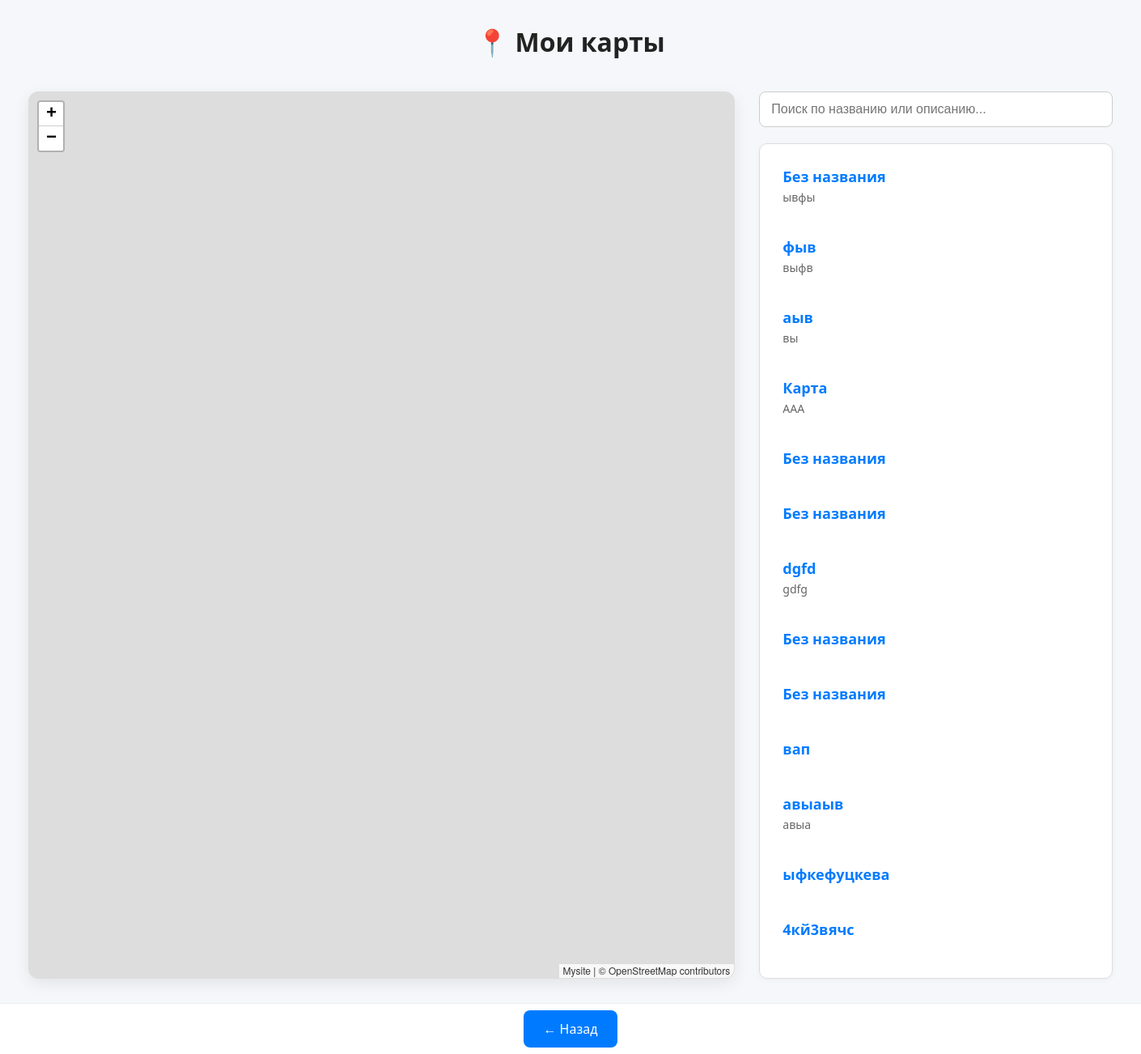
/maps/ (signed in), run on an earlier commit of the app's database.
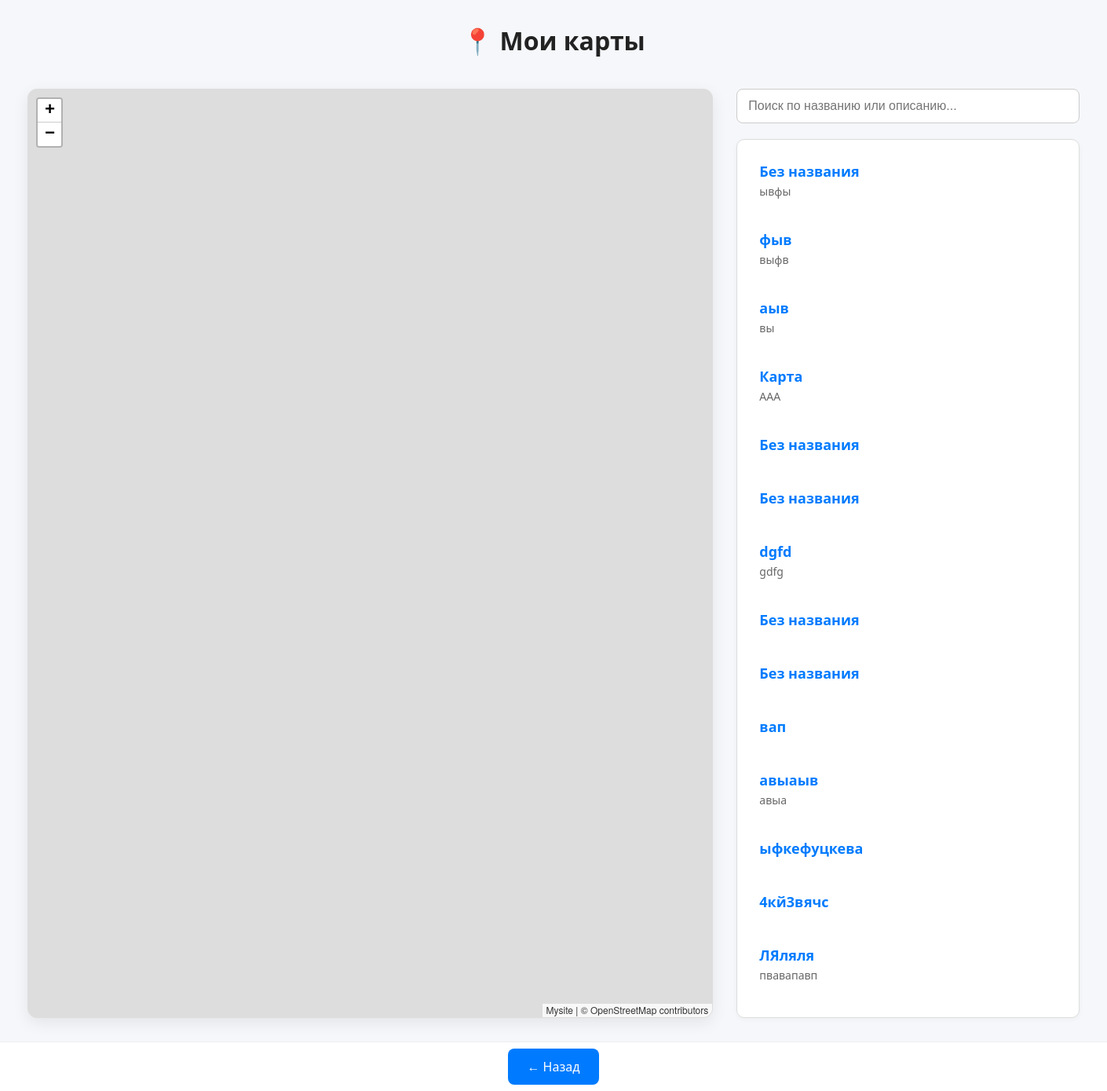
And on a later commit of the database.
### myapp/models.py (models this page shows, shortened)
class MapImage(models.Model):
    PROPERTY_CHOICES = [
        ('private', 'Личная'),
        ('public', 'Публичная'),
    ]
    author = models.ForeignKey(User, on_delete=models.CASCADE)
    visibility = models.CharField(
        max_length=10,
        choices=PROPERTY_CHOICES,
        default='private',
        verbose_name="Приватность"
    )
    title = models.CharField(max_length=255, default='Без названия', verbose_name="Название карты")
    description = models.TextField( blank=True, verbose_name="Описание")
    image = models.ImageField(upload_to='maps/', verbose_name="Файл карты")
    nw_lat = models.FloatField()  # Северо-западная широта
    nw_lng = models.FloatField()  # Северо-западная долгота
    ne_lat = models.FloatField()  # Северо-восточная широта
    ne_lng = models.FloatField()  # Северо-восточная долгота
    sw_lat = models.FloatField()  # Юго-западная широта
    sw_lng = models.FloatField()  # Юго-западная долгота
    @property
    def center_lat(self):
        return (self.nw_lat + self.sw_lat) / 2
    @property
    def center_lng(self):
        return (self.nw_lng + self.ne_lng) / 2
    class Meta:
        verbose_name = "Image Map"
        verbose_name_plural = "Image Maps"

### myapp/views.py (the view)
# urls.py: path('maps/', views.map_view, name='map_view'),
@login_required
def map_view(request):
    user = User.objects.get(username=request.user.username)
    maps = MapImage.objects.filter(author=user)
    referer = request.META.get('HTTP_REFERER', reverse('map_view'))
    return render(request, 'map_view.html', {'maps': maps, 'back_url': referer})

### templates/map_view.html (shortened to what this page needs)
<!DOCTYPE html>
<html lang="ru">
<head>
  {% load static %}
  <link rel="stylesheet" href="https://unpkg.com/leaflet/dist/leaflet.css" />
</head>
<body>
  <header>📍 Мои карты</header>
  <div class="container">
    <div class="left-panel">
      <div id="map"></div>
    </div>
    <div class="right-panel">
      <div class="search-box">
        <input type="text" id="searchInput" placeholder="Поиск по названию или описанию...">
      </div>
      <div class="map-results" id="mapResults">
        {% for m in maps %}
          <div class="map-result"
             id="result-{{ m.id }}"
             data-id="{{ m.id }}"
             data-title="{{ m.title|lower }}"
             data-description="{{ m.description|default:''|lower }}"
             data-center-lat="{{ m.center_lat }}"
             data-center-lng="{{ m.center_lng }}">
            <a href="{% url 'map_detail' m.id %}">{{ m.title }}</a><br>
            <small>{{ m.description }}</small>
          </div>
        {% endfor %}
      </div>
    </div>
  </div>
  <div class="footer-buttons">
    <a href="{% url 'main' %}">← Назад</a>
  </div>
</body>
</html>

### templates/map_view.html (style rules this page uses)
* { box-sizing: border-box; }
html, body { height: 100%; margin: 0; }
body { display: flex; flex-direction: column; height: 100vh; font-family: 'Segoe UI', Tahoma, Geneva, Verdana, sans-serif; background: #f5f7fa; color: #333; }
header { flex: 0 0 auto; text-align: center; font-size: 32px; font-weight: bold; padding: 30px 0 10px; color: #222; }
.container { flex: 1 1 auto; width: 1400px; margin: 0 auto; display: flex; gap: 30px; padding: 30px; height: 80%; }
.left-panel { flex: 2; display: flex; flex-direction: column; }
.right-panel { flex: 1; display: flex; flex-direction: column; height: 100%; }
.map-results { flex-grow: 1; overflow-y: auto; border: 1px solid #ddd; padding: 16px; background: #fff; border-radius: 10px; box-shadow: 0 2px 6px rgba(0,0,0,0.04); }
.footer-buttons { flex: 0 0 auto; text-align: center; padding: 20px; background: #fff; border-top: 1px solid #eee; }
#map { flex-grow: 1; width: 100%; border-radius: 12px; box-shadow: 0 6px 20px rgba(0, 0, 0, 0.08); border: 1px solid #ddd; }
.search-box { margin-bottom: 20px; }
.search-box input { width: 100%; padding: 12px 14px; font-size: 16px; border-radius: 8px; border: 1px solid #ccc; outline: none; transition: border-color 0.2s; }
.map-result { margin-bottom: 16px; padding: 12px; border-radius: 8px; transition: background-color 0.1s ease; }
.map-result a { font-size: 18px; font-weight: 600; color: #007bff; text-decoration: none; }
.map-result small { font-size: 14px; color: #666; display: block; margin-top: 4px; }
.footer-buttons a { padding: 12px 24px; background: #007BFF; color: white; text-decoration: none; border-radius: 8px; font-size: 16px; transition: background 0.2s ease; }

What changed in the data, as far as the page shows it:
added MapImage: title "ЛЯляля", description "пвавапавп"
